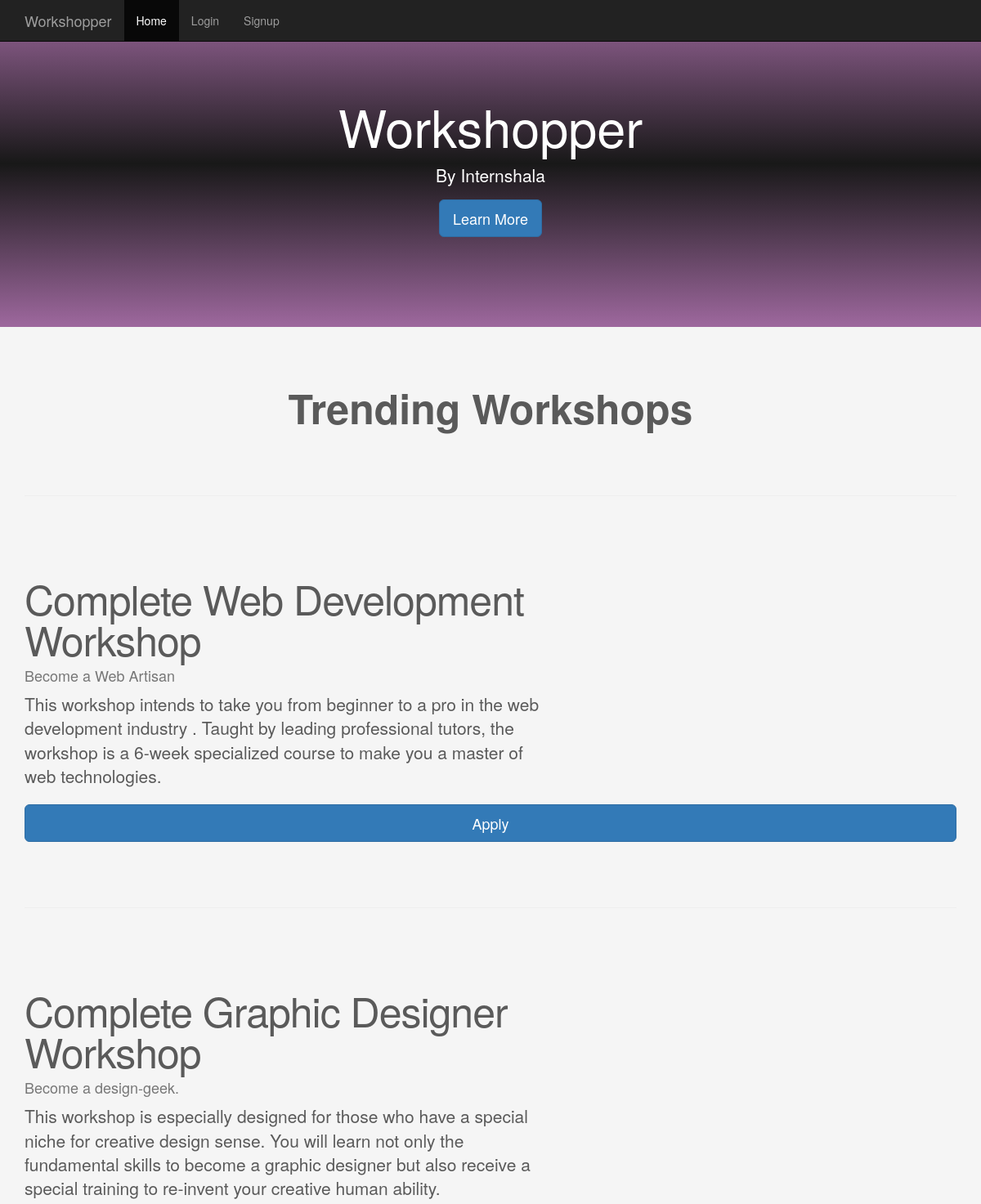
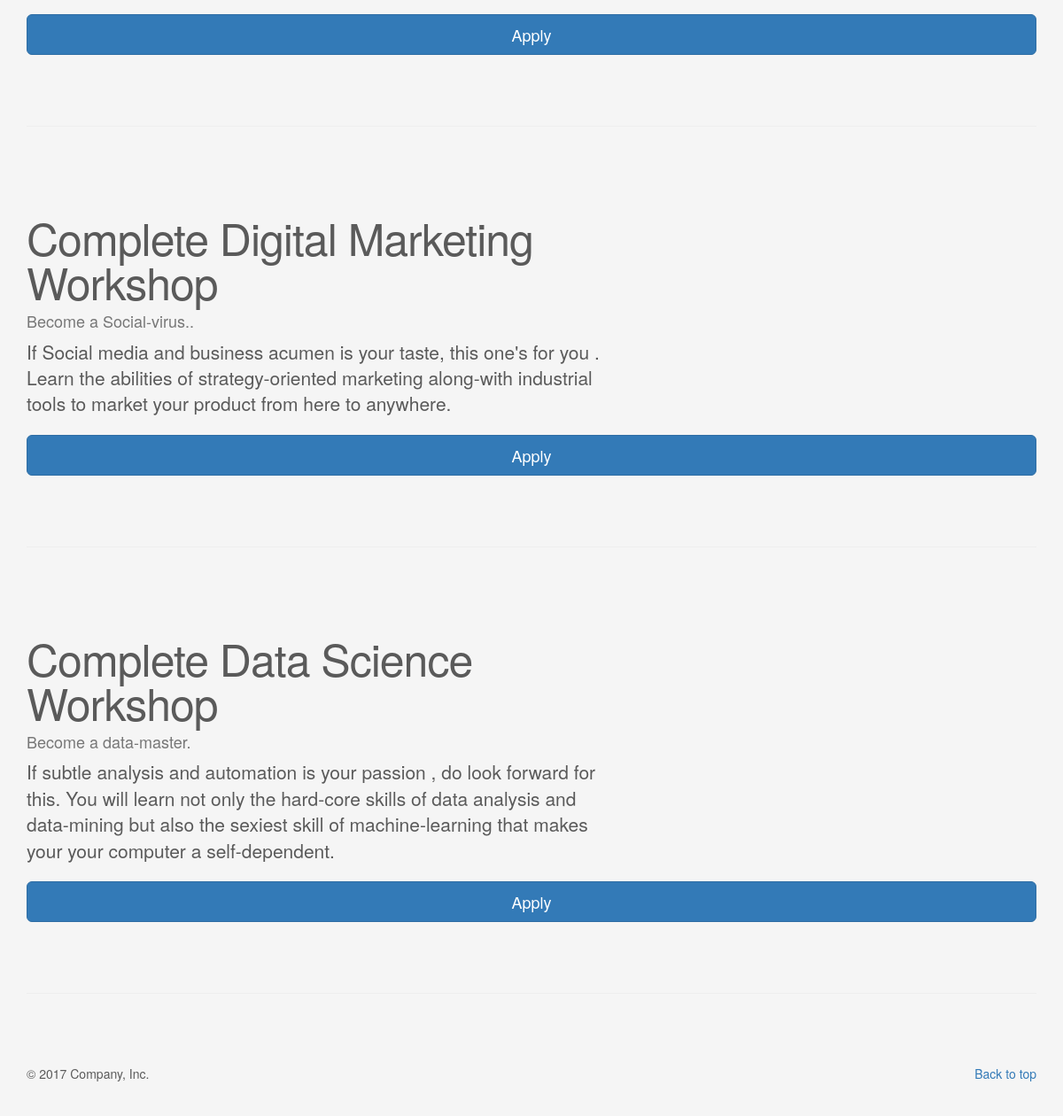
The page / on the database its author committed (2 pictures, top to bottom).
### tables this page shows
CREATE TABLE `workshops` (
  `id` int(11) NOT NULL,
  `heading` varchar(255) NOT NULL,
  `extra` varchar(255) NOT NULL,
  `details` varchar(1500) NOT NULL
);

### index.php (the view, shortened to what this page needs)
<!DOCTYPE html>
<html lang="en">
    <head>
		<link rel="stylesheet" href="bootstrap.css">
		<link href="style.css" rel="stylesheet">
    </head>
    <body>
	<nav class="navbar navbar-inverse navbar-fixed-top">
	  <div class="container">
		<div class="navbar-header">
		  <a class="navbar-brand" href="index.php">Workshopper</a>
		</div>
		<div id="navbar" class="navbar-collapse collapse">
		  <ul class="nav navbar-nav">
			<li class="active"><a href="index.php">Home</a></li>
			<li><a href="login.php">Login</a></li>
			<li><a href="signup.php">Signup</a></li>
		  </ul>
		</div>
	  </div>
	</nav>
    <div class="jumbotron text-center ">
        <h1>Workshopper</h1>
        <p>By Internshala</p>
        <p><a class="btn btn-primary btn-lg" href="http://www.internshala.com" role="button">Learn More</a></p>
    </div>
    <div class="container">
      <h1 class="text-center" style="font-size:50px;margin-top:40px;"><strong>Trending Workshops</strong></h1>
      <hr class="workshop-divider">
      <?php
	    $link = mysqli_connect("127.0.0.1","root","Root@123","intern");
	    $query = "SELECT * FROM workshops";
		$result = mysqli_query($link,$query);
		while($row = mysqli_fetch_array($result)):
	  ?>
      <div class="row workshops">
        <div class="col-md-7">
          <h2 class="workshop-heading"><?php  echo $row['heading'];?></h2>
		  <h4 class="text-muted"><?php echo $row['extra'];  ?></h4>
          <p class="lead"><?php echo $row['details'];  ?></p>
        </div>
      </div>
	  <form>
      <button type="submit" class="btn btn-primary btn-lg btn-block">Apply</button>
	  </form>
      <hr class="workshop-divider">
      <?php endwhile;  ?>
      <footer>
        <p class="pull-right"><a href="#">Back to top</a></p>
        <p>&copy; 2017 Company, Inc.
      </footer>
    </div>
  </body>
</html>

### style.css (style rules this page uses)
body { padding-bottom: 40px; color: #5a5a5a; background-color:whitesmoke; }
.jumbotron { height:400px; background: -webkit-linear-gradient(rgba(100,10,100,0.6),rgba(0,0,0,0.9),rgba(100,10,100,0.6)); background: -o-linear-gradient(rgba(100,10,100,0.6),rgba(0,0,0,0.9),rgba(100,10,100,0.6)); background: -moz-linear-gradient(rgba(100,10,100,0.6),rgba(0,0,0,0.9),rgba(100,10,100,0.6)); background: linear-gradient(rgba(100,10,100,0.6),rgba(0,0,0,0.9),rgba(100,10,100,0.6)); color:white; padding-top:100px; }
.workshop-divider { margin: 80px 0; }
.workshop-heading { font-weight: 300; line-height: 1; letter-spacing: -1px; }
.workshops { margin-top:-100px; }
@media (min-width: 768px) { .workshop-heading { font-size: 50px; } }
@media (min-width: 992px) { .workshop-heading { margin-top: 120px; } }

### rows shown on the page
workshops: heading "Complete Web Development Workshop", extra "Become a Web Artisan", details "This workshop intends to take you from beginner to a pro in the web development industry . Taught by leading professional tutors, the workshop is a 6-week specialized course to make you a master of web technologies."
workshops: heading "Complete Graphic Designer Workshop", extra "Become a design-geek.", details "This workshop is especially designed for those who have a special niche for creative design sense. You will learn not only the fundamental skills to become a graphic designer but also receive a special training to re-invent your creative human ability."
workshops: heading "Complete Digital Marketing Workshop", extra "Become a Social-virus..", details "If Social media and business acumen is your taste, this one's for you . Learn the abilities of strategy-oriented marketing along-with industrial tools to market your product from here to anywhere."
workshops: heading "Complete Data Science Workshop", extra "Become a data-master.", details "If subtle analysis and automation is your passion , do look forward for this. You will learn not only the hard-core skills of data analysis and data-mining but also the sexiest skill of machine-learning that makes your your computer a self-dependent."
